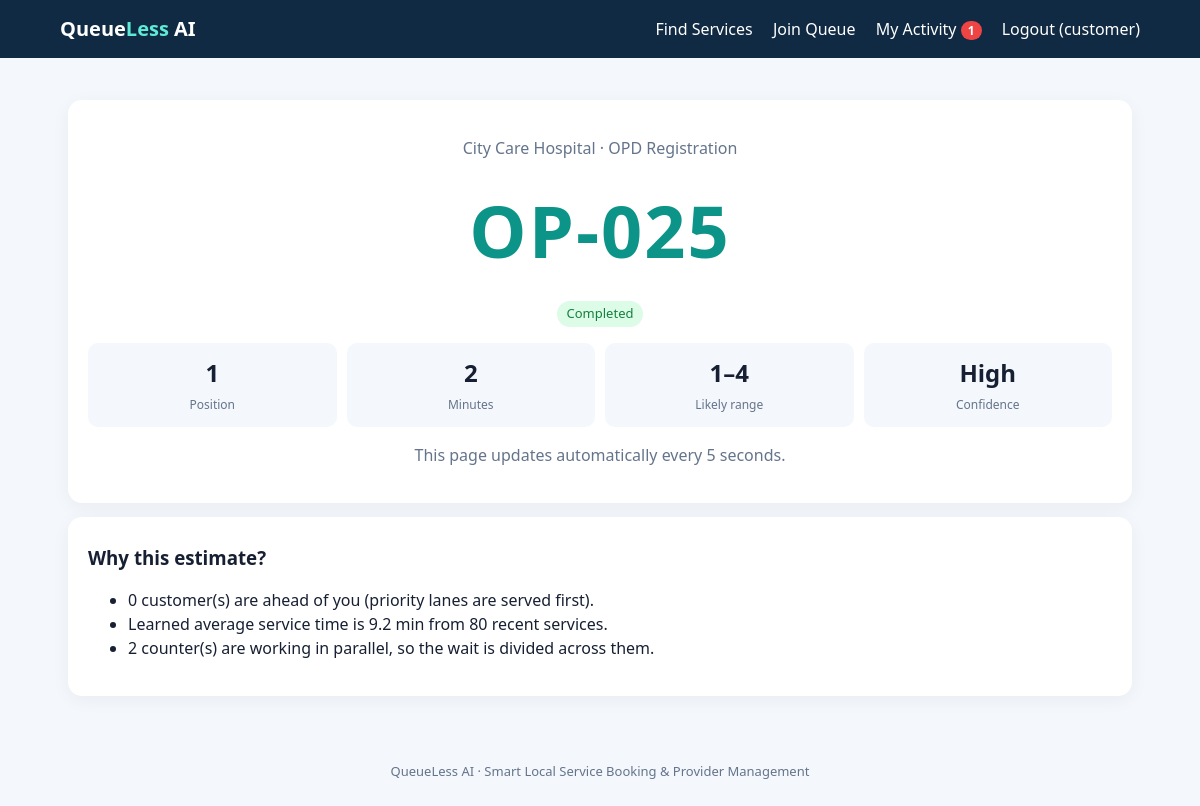
Screenshot of /tokens/995/ (signed in) with the database file from the repository.
### queue_app/models.py (models this page shows, shortened)
class Token(models.Model):
    STATUS_CHOICES = [("WAITING", "Waiting"), ("CALLED", "Called"), ("SERVING", "Serving"),
                      ("COMPLETED", "Completed"), ("CANCELLED", "Cancelled"), ("NO_SHOW", "No-show")]
    PRIORITY_CHOICES = [(0, "Normal"), (1, "Appointment"), (2, "Senior / Priority"), (3, "Emergency")]
    customer = models.ForeignKey(User, on_delete=models.CASCADE, related_name="tokens")
    service = models.ForeignKey(Service, on_delete=models.CASCADE, related_name="tokens")
    appointment = models.OneToOneField(Appointment, null=True, blank=True, on_delete=models.SET_NULL,
                                       related_name="token")
    counter = models.ForeignKey(Counter, null=True, blank=True, on_delete=models.SET_NULL, related_name="tokens")
    token_number = models.PositiveIntegerField()
    queue_date = models.DateField(default=timezone.localdate)
    priority = models.PositiveSmallIntegerField(choices=PRIORITY_CHOICES, default=0)
    status = models.CharField(max_length=20, choices=STATUS_CHOICES, default="WAITING")
    created_at = models.DateTimeField(default=timezone.now)
    called_at = models.DateTimeField(null=True, blank=True)
    started_at = models.DateTimeField(null=True, blank=True)
    completed_at = models.DateTimeField(null=True, blank=True)
    actual_service_minutes = models.PositiveIntegerField(null=True, blank=True)
    notified_soon = models.BooleanField(default=False)
    class Meta:
        ordering = ["-priority", "created_at"]
        constraints = [models.UniqueConstraint(fields=["service", "queue_date", "token_number"],
                                               name="uniq_token_per_service_per_day")]
    @property
    def display_token(self):
        return f"{self.service.name[:2].upper()}-{self.token_number:03d}"

class Service(models.Model):
    provider = models.ForeignKey(Provider, on_delete=models.CASCADE, related_name="services")
    name = models.CharField(max_length=120)
    description = models.CharField(max_length=250, blank=True)
    average_minutes = models.PositiveIntegerField(default=10)
    price = models.DecimalField(max_digits=8, decimal_places=2, default=0)
    active = models.BooleanField(default=True)
    @property
    def active_counters(self):
        return max(1, self.counters.filter(active=True).count())

class Provider(models.Model):
    CATEGORY_CHOICES = [
        ("HOSPITAL", "Hospital / Clinic"), ("BANK", "Bank"), ("SALON", "Salon & Spa"),
        ("REPAIR", "Repair & Home Service"), ("GOVT", "Government Office"), ("EDU", "College / Education"),
    ]
    owner = models.ForeignKey(User, on_delete=models.SET_NULL, null=True, blank=True, related_name="providers")
    name = models.CharField(max_length=140)
    category = models.CharField(max_length=20, choices=CATEGORY_CHOICES)
    area = models.CharField(max_length=100, blank=True)
    address = models.CharField(max_length=250, blank=True)
    description = models.TextField(blank=True)
    open_time = models.TimeField(default=time(9, 0))
    close_time = models.TimeField(default=time(17, 0))
    verified = models.BooleanField(default=False)
    created_at = models.DateTimeField(default=timezone.now)

### queue_app/views.py (the view)
# urls.py: path("tokens/<int:pk>/", views.token_detail, name="token_detail"),
@login_required
def token_detail(request, pk):
    token = get_object_or_404(Token.objects.select_related("service__provider"), pk=pk, customer=request.user)
    return render(request, "token_detail.html", {"token": token, "pred": ai.predict(token)})

### queue_app/ai.py (called while the page is built)
def service_stats(service, hour=None):
    hour = timezone.localtime().hour if hour is None else hour
    rows = list(ServiceHistory.objects.filter(service=service).order_by("-created_at")[:80])
    rows.reverse()
    return engine.estimate_service_time([r.minutes for r in rows], [r.hour for r in rows],
                                        hour, service.average_minutes)

def _counts(service, token=None):
    waiting = Token.objects.filter(service=service, status="WAITING")
    in_service = Token.objects.filter(service=service, status__in=["CALLED", "SERVING"])
    if token is not None:  # only people who will be served BEFORE this token
        waiting = waiting.filter(Q(priority__gt=token.priority) |
                                 Q(priority=token.priority, created_at__lt=token.created_at))
        in_service = in_service.exclude(pk=token.pk)
    return waiting.count(), in_service.count()

### queue_app/context.py (called while the page is built)
def shared(request):
    if not request.user.is_authenticated:
        return {"unread_count": 0, "is_provider": False}
    from .workflow import managed_services
    return {
        "unread_count": request.user.notifications.filter(read=False).count(),
        "is_provider": managed_services(request.user).exists(),
    }

### queue_app/engine.py (called while the page is built)
def ewma(values, alpha=0.3):
    if not values:
        return None
    n = len(values)
    weights = [(1 - alpha) ** (n - 1 - i) for i in range(n)]
    return sum(w * v for w, v in zip(weights, values)) / sum(weights)

def winsorize(values):
    if len(values) < 3:
        return list(values)
    m = median(values)
    lo, hi = 0.3 * m, 3 * m
    return [min(hi, max(lo, v)) for v in values]

def hour_factor(same_hour_values, overall, lo=0.7, hi=1.5, min_samples=3):
    if len(same_hour_values) < min_samples or not overall:
        return 1.0
    return max(lo, min(hi, mean(same_hour_values) / overall))

def wait_estimate(ahead, in_service, counters, avg, sd):
    effective = ahead + 0.5 * in_service          # someone mid-service is ~half done
    minutes = effective * avg / counters
    spread = sd * sqrt(max(effective, 1) / counters)
    return dict(minutes=max(0, round(minutes)),
                low=max(0, round(minutes - spread)),
                high=max(0, round(minutes + spread)))

def confidence_label(samples):
    return "Low" if samples < 5 else "Medium" if samples < 20 else "High"

### templates/token_detail.html (shortened to what this page needs)
{% extends "base.html" %}
{% block content %}
<div class="card token-hero" id="live-token" data-id="{{ token.pk }}">
  <p class="muted">{{ token.service.provider.name }} &middot; {{ token.service.name }}</p>
  <div class="giant">{{ token.display_token }}</div>
  <p><span id="status" class="pill status-{{ token.status }}">{{ token.get_status_display }}</span>
     {% if token.priority %}<span class="pill mid">{{ token.get_priority_display }}</span>{% endif %}</p>
  <div class="stats">
    <div><b id="position">{{ pred.position }}</b><span>Position</span></div>
    <div><b id="eta">{{ pred.minutes }}</b><span>Minutes</span></div>
    <div><b id="range">{{ pred.low }}&ndash;{{ pred.high }}</b><span>Likely range</span></div>
    <div><b id="confidence">{{ pred.confidence }}</b><span>Confidence</span></div>
  </div>
  <p class="muted">This page updates automatically every 5 seconds.</p>
</div>
<div class="card"><h3>Why this estimate?</h3>
  <ul id="why">{% for line in pred.explanation %}<li>{{ line }}</li>{% endfor %}</ul></div>
{% endblock %}

### templates/base.html (shortened to what this page needs)
{% load static %}<!doctype html>
<html lang="en">
<head>
<link rel="stylesheet" href="{% static 'style.css' %}">
</head>
<body>
<nav>
  <a class="brand" href="{% url 'home' %}">Queue<span>Less</span> AI</a>
  <div class="links">
    <a href="{% url 'providers' %}">Find Services</a>
    {% if user.is_authenticated %}
      <a href="{% url 'join_queue' %}">Join Queue</a>
      <a href="{% url 'activity' %}">My Activity{% if unread_count %} <b class="badge">{{ unread_count }}</b>{% endif %}</a>
      <a href="{% url 'logout' %}">Logout ({{ user.username }})</a>
    {% else %}
      <a href="{% url 'login' %}">Login</a><a href="{% url 'register' %}">Register</a>
    {% endif %}
  </div>
</nav>
<main>
  {% block content %}{% endblock %}
</main>
<footer>QueueLess AI &middot; Smart Local Service Booking &amp; Provider Management</footer>
</body>
</html>

### static/style.css (style rules this page uses)
:root { --brand:#0d9488;--ink:#172033;--bg:#f4f7fb;--card:#fff;--line:#e5e7eb;--muted:#64748b;--good:#15803d;--mid:#b45309;--bad:#b91c1c }
* { box-sizing:border-box }
body { margin:0;font-family:system-ui,Arial,sans-serif;background:var(--bg);color:var(--ink);line-height:1.5 }
nav { background:#102a43;color:#fff;padding:14px 5%;display:flex;justify-content:space-between;align-items:center;flex-wrap:wrap;gap:10px }
nav a { color:#fff;text-decoration:none;margin-left:16px }
.brand { font-weight:700;font-size:20px;margin:0!important }
.brand span { color:#5eead4 }
main { max-width:1100px;margin:auto;padding:28px 18px }
footer { text-align:center;color:var(--muted);padding:24px;font-size:13px }
h1,h2,h3 { margin:.4em 0 }
.muted { color:var(--muted) }
a { color:var(--brand) }
.card,.form-card { background:var(--card);border-radius:14px;padding:20px;margin:14px 0;box-shadow:0 4px 18px #0000000d }
.pill { display:inline-block;padding:3px 10px;border-radius:99px;font-size:13px;background:#e2e8f0;border:0 }
.pill.good,.status-COMPLETED { background:#dcfce7;color:var(--good) }
.badge { background:#ef4444;border-radius:99px;padding:1px 7px;font-size:12px }
.stats { display:grid;grid-template-columns:repeat(auto-fit,minmax(120px,1fr));gap:10px;margin:14px 0 }
.stats div { background:var(--bg);border-radius:10px;padding:12px;text-align:center }
.stats b { display:block;font-size:24px }
.stats span { font-size:12px;color:var(--muted) }
.token-hero { text-align:center }
.giant { font-size:72px;font-weight:800;color:var(--brand);letter-spacing:2px }

### rows the page displays
Token: service.provider.name "City Care Hospital", service.name "OPD Registration", display_token "OP-025", status "Completed"

### other values shown
{{ unread_count }} "1"
{{ user.username }} "customer"
{{ pred.position }} "1"
{{ pred.minutes }} "2"
{{ pred.low }} "1"
{{ pred.high }} "4"
{{ pred.confidence }} "High"
{{ line }} "0 customer(s) are ahead of you (priority lanes are served first)." "Learned average service time is 9.2 min from 80 recent services." "2 counter(s) are working in parallel, so the wait is divided across them."
